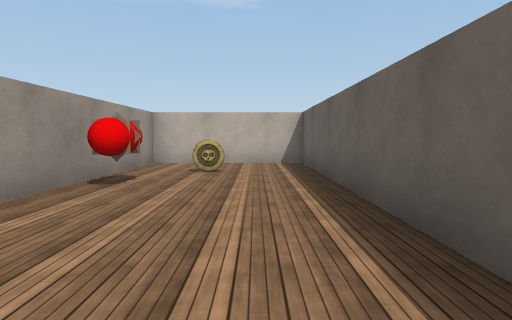
view 1 (above)

19 first-person views from a walk through a 3-D level made in the Unity game engine. The camera is 1.3 m above the floor, tilts 4° down and sees 75° across. Doors are open. The floor is counted in squares, 2 m on a side. Each view is taken from the middle of a square. On the plan, view 1 faces up. The plan holds only what a view shows up to about 10 squares ahead; the rest is blank. The place goes on beyond the plan. The player character is not drawn. Some surface patterns are stand-ins.

view 2
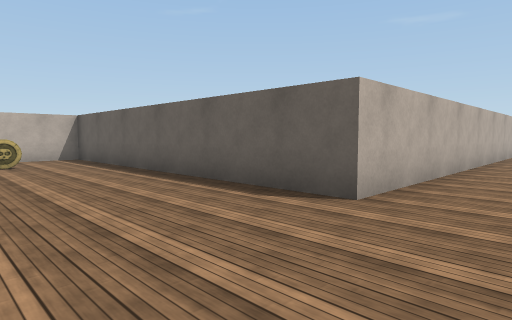

view 3
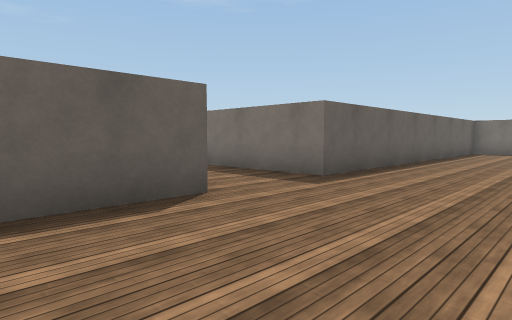

view 4
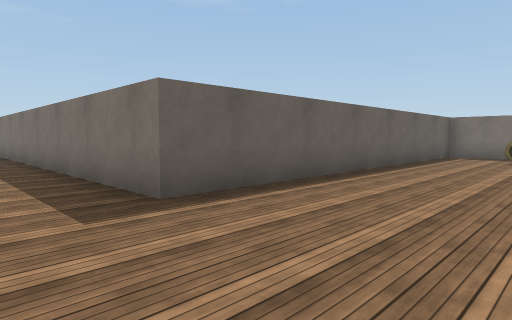

view 5
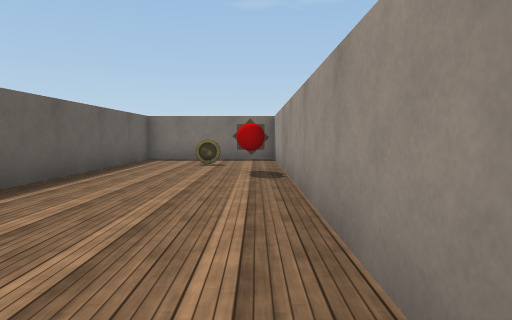

view 6
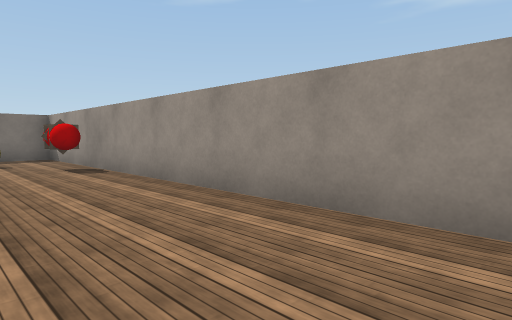

view 7
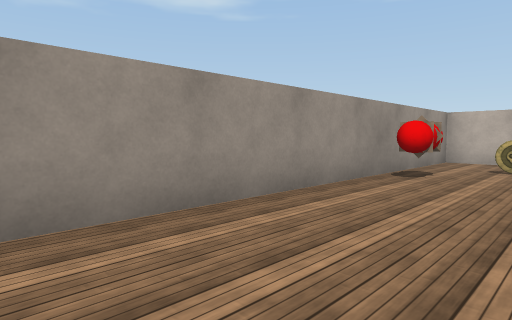

view 8
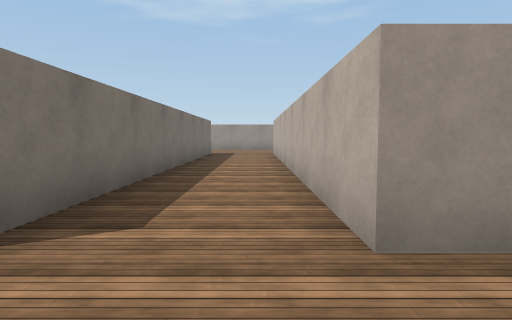

view 9
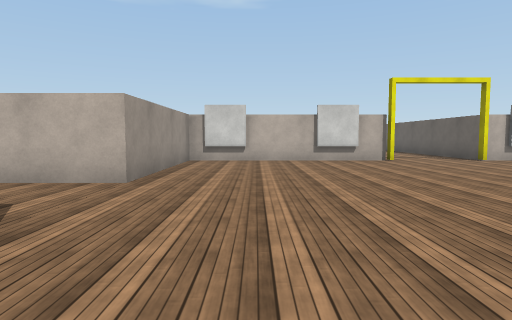

view 10
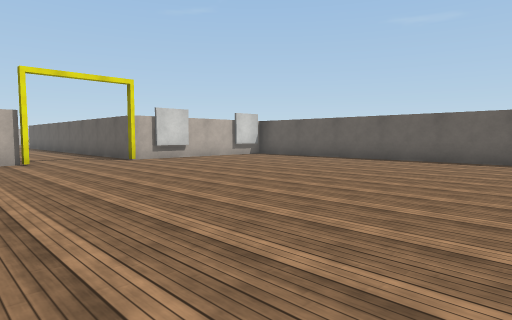

view 11
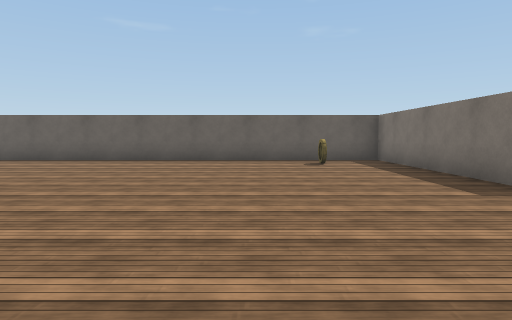

view 12
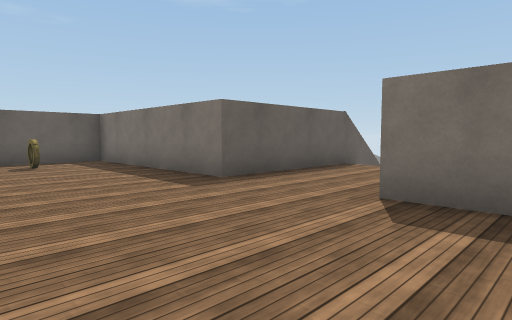

view 13
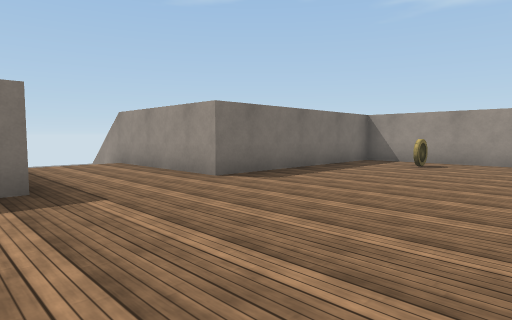

view 14
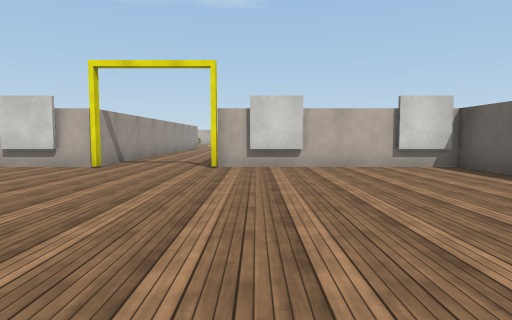

view 15
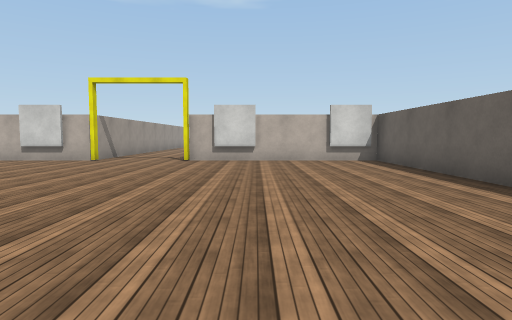

view 16
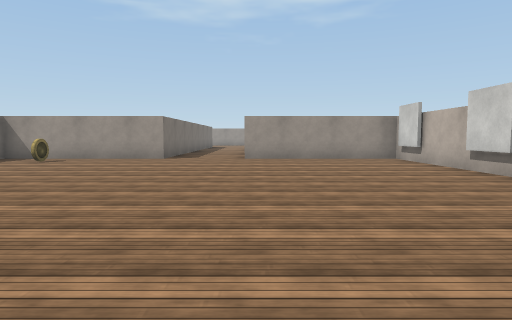

view 17
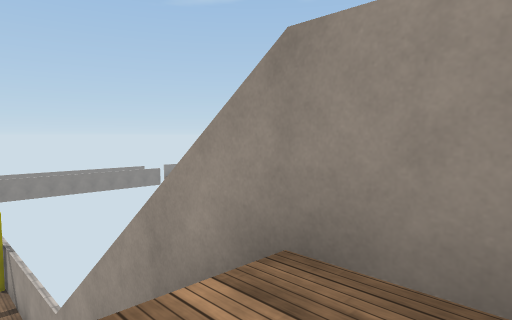

view 18
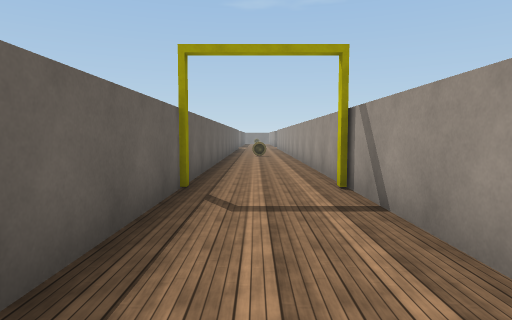

view 19
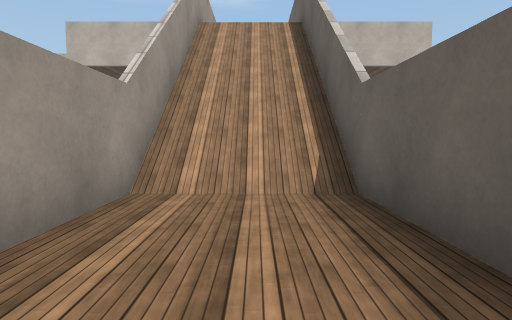

### Floor plan
Key: @ floor where view 1 was taken; # wall or solid block; . main floor; - floor 7.25 m lower than the main floor; / step, stairs or slope; D open door; C coin; O other object.
Columns run from 3 left of view 1 to 26 right of it. Each row starts with its distance up from view 1.
  9 ######
  8 #....#
  7 #....#              #..
  6 #.C..#              #...
  5 #O...#         #######.#######
  4 #O...#         #.....DDD.....#
  3 #....#         #.............#
  2 #....#         #.............#
  1 #....#         #.............#
  0 #..@.###########.............#
 -1 #............................#
 -2 #............................#
 -3 #....###########.............#
 -4 #....#         #.............#
 -5 #....#         #.............#
 -6 #....#         #C..........C.#
 -7 #....#         #.............#
 -8 #....#         ######...######
 -9 #O...#              #...#
-10 #....#              #...#
-11 #.C..#              #...#
-12 #....#              #///#
-13 ######              #///#
-14                     #///#
-15                     #///#
-16                     #///#
-17                     #---#
-18                     #---#
-19                     #---#
-20                     #---#
-21                     #DDD#

Where each view was taken, in squares from view 1:
view 1: 0 up, 0 right, facing up
view 2: 2 down, 2 left, facing up-right
view 3: 2 up, 2 left, facing down-right
view 4: 1 down, 2 left, facing down-right
view 5: 3 down, 2 left, facing down
view 6: 2 down, 0 right, facing down-left
view 7: 1 down, 0 right, facing up-left
view 8: 1 down, 14 right, facing left
view 9: 5 down, 14 right, facing up
view 10: 5 down, 16 right, facing up-right
view 11: 4 down, 16 right, facing right
view 12: 4 down, 16 right, facing down-right
view 13: 3 down, 21 right, facing down-left
view 14: 3 down, 21 right, facing up
view 15: 5 down, 22 right, facing up
view 16: 0 up, 22 right, facing left
view 17: 10 down, 19 right, facing down-left
view 18: 16 down, 19 right, facing down
view 19: 20 down, 19 right, facing up
